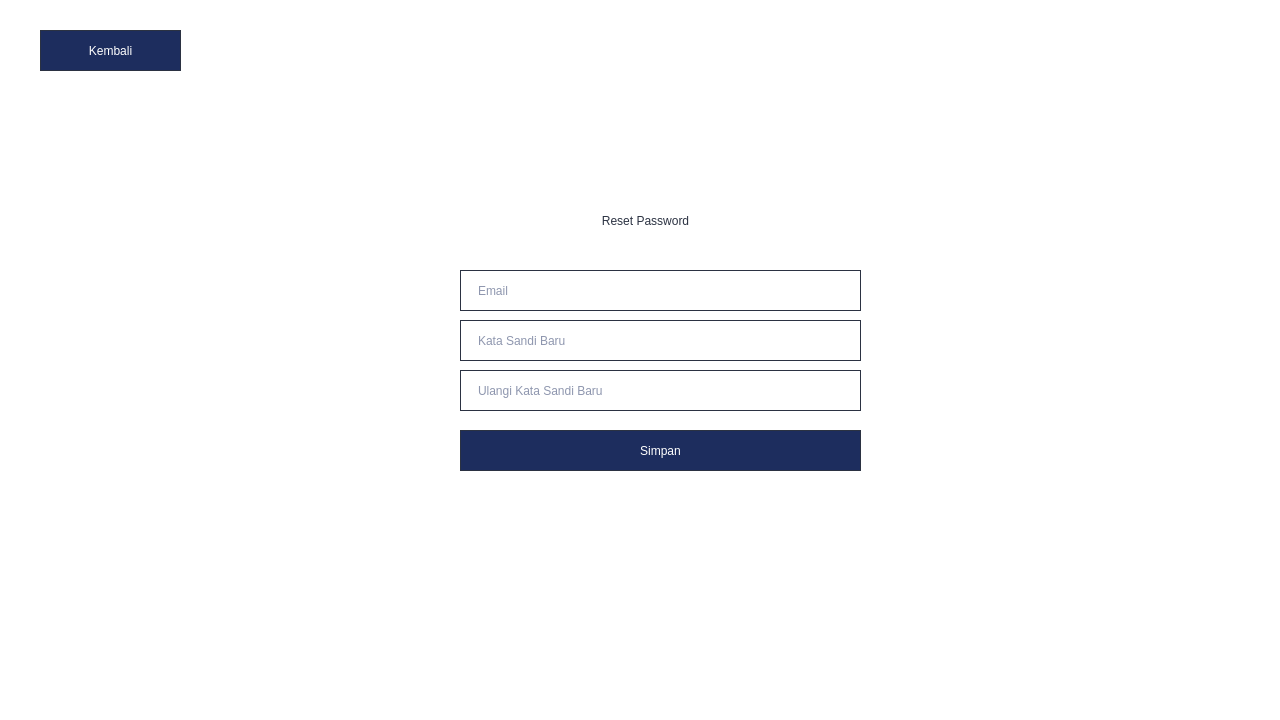
<?xml version="1.0" encoding="UTF-8"?>
<ui version="4.0">
 <class>Dialog</class>
 <widget class="QDialog" name="Dialog">
  <property name="geometry">
   <rect>
    <x>0</x>
    <y>0</y>
    <width>1280</width>
    <height>720</height>
   </rect>
  </property>
  <property name="windowTitle">
   <string>Dialog</string>
  </property>
  <property name="styleSheet">
   <string notr="true">background-color: #fff;</string>
  </property>
  <widget class="QLabel" name="label">
   <property name="geometry">
    <rect>
     <x>450</x>
     <y>200</y>
     <width>391</width>
     <height>41</height>
    </rect>
   </property>
   <property name="styleSheet">
    <string notr="true">color: #2B3242;
font: 30pt &quot;Mulish&quot;;</string>
   </property>
   <property name="text">
    <string>Reset Password</string>
   </property>
   <property name="alignment">
    <set>Qt::AlignCenter</set>
   </property>
  </widget>
  <widget class="QLineEdit" name="passlama">
   <property name="geometry">
    <rect>
     <x>460</x>
     <y>270</y>
     <width>401</width>
     <height>41</height>
    </rect>
   </property>
   <property name="styleSheet">
    <string notr="true">font: 15pt &quot;Mulish&quot;;color:#1D2D5E; 
height: 47.76695251464844px;
width: 376.5159912109375px;
left: 538px;
top: 229px;
border-radius: 13.25760269165039px;
border: 1.4px solid #2B3242;
padding-left:15px;</string>
   </property>
   <property name="text">
    <string/>
   </property>
   <property name="placeholderText">
    <string>Email</string>
   </property>
  </widget>
  <widget class="QLineEdit" name="passbaru">
   <property name="geometry">
    <rect>
     <x>460</x>
     <y>320</y>
     <width>401</width>
     <height>41</height>
    </rect>
   </property>
   <property name="styleSheet">
    <string notr="true">font: 15pt &quot;Mulish&quot;;color:#1D2D5E; 
height: 47.76695251464844px;
width: 376.5159912109375px;
left: 538px;
top: 229px;
border-radius: 13.25760269165039px;
border: 1.4px solid #2B3242;
padding-left:15px;</string>
   </property>
   <property name="text">
    <string/>
   </property>
   <property name="echoMode">
    <enum>QLineEdit::Password</enum>
   </property>
   <property name="placeholderText">
    <string>Kata Sandi Baru</string>
   </property>
  </widget>
  <widget class="QPushButton" name="simpanbutton">
   <property name="geometry">
    <rect>
     <x>460</x>
     <y>430</y>
     <width>401</width>
     <height>41</height>
    </rect>
   </property>
   <property name="styleSheet">
    <string notr="true">QPushButton{ 
	background-color: #1D2D5E; color:#FFFFFF;
	font: 15pt &quot;Mulish&quot;;
	border-radius: 13.25760269165039px;
	border: 1.4px solid #2B3242;
}

 QPushButton:hover {
	background-color: #4A577E; color:#fff;
	border: 1.4px solid #2B3242;
 }</string>
   </property>
   <property name="text">
    <string>Simpan</string>
   </property>
  </widget>
  <widget class="QLineEdit" name="passbaru_2">
   <property name="geometry">
    <rect>
     <x>460</x>
     <y>370</y>
     <width>401</width>
     <height>41</height>
    </rect>
   </property>
   <property name="styleSheet">
    <string notr="true">font: 15pt &quot;Mulish&quot;;color:#1D2D5E; 
height: 47.76695251464844px;
width: 376.5159912109375px;
left: 538px;
top: 229px;
border-radius: 13.25760269165039px;
border: 1.4px solid #2B3242;
padding-left:15px;</string>
   </property>
   <property name="text">
    <string/>
   </property>
   <property name="echoMode">
    <enum>QLineEdit::Password</enum>
   </property>
   <property name="placeholderText">
    <string>Ulangi Kata Sandi Baru</string>
   </property>
  </widget>
  <widget class="QPushButton" name="kembali">
   <property name="geometry">
    <rect>
     <x>40</x>
     <y>30</y>
     <width>141</width>
     <height>41</height>
    </rect>
   </property>
   <property name="styleSheet">
    <string notr="true">QPushButton{ 
	background-color: #1D2D5E; color:#FFFFFF;
	font: 15pt &quot;Mulish&quot;;
	border-radius: 13.25760269165039px;
	border: 1.4px solid #2B3242;
}

 QPushButton:hover {
	background-color: #4A577E; color:#fff;
	border: 1.4px solid #2B3242;
 }</string>
   </property>
   <property name="text">
    <string>Kembali</string>
   </property>
  </widget>
 </widget>
 <resources/>
 <connections/>
</ui>
